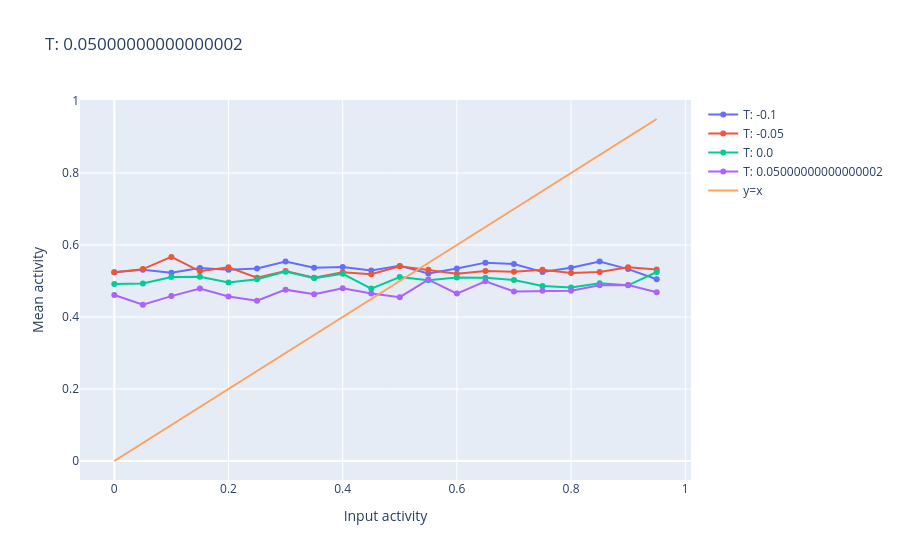

The cell this chart's notebook holds for it:
### Code cell
# plot all the tested thresholds, by different lines in the xs vs. ys plot with plotly
# x values are input activity, y values are mean activity of the second layer
fig = go.Figure()
for threshold, [xs, ys] in thresholds.items():
    fig.add_trace(go.Scatter(x=xs, y=np.array(ys), mode='lines+markers', name=f"T: {threshold}"))

fig.add_trace(go.Scatter(x=xs, y=xs, mode='lines', name="y=x"))
fig.update_xaxes(title="Input activity")
fig.update_yaxes(title="Mean activity")
fig.update_layout(title=f"T: {threshold}")
fig.show()

### Figure 1 — Plotly figure (JSON) as saved in the notebook; plotly's stock layout.template omitted (floating-point values rounded to 4 significant figures)
{"data": [{"mode": "lines+markers", "name": "T: -0.1", "type": "scatter", "x": [0, 0.05, 0.1, 0.15, 0.2, 0.25, 0.3, 0.35, 0.4, 0.45, 0.5, 0.55, 0.6, 0.65, 0.7, 0.75, 0.8, 0.85, 0.9, 0.95], "y": [0.524, 0.531, 0.523, 0.536, 0.531, 0.535, 0.554, 0.537, 0.539, 0.529, 0.542, 0.521, 0.535, 0.551, 0.547, 0.525, 0.537, 0.554, 0.533, 0.505]}, {"mode": "lines+markers", "name": "T: -0.05", "type": "scatter", "x": [0, 0.05, 0.1, 0.15, 0.2, 0.25, 0.3, 0.35, 0.4, 0.45, 0.5, 0.55, 0.6, 0.65, 0.7, 0.75, 0.8, 0.85, 0.9, 0.95], "y": [0.524, 0.533, 0.567, 0.527, 0.538, 0.509, 0.528, 0.509, 0.524, 0.519, 0.541, 0.531, 0.52, 0.528, 0.526, 0.531, 0.522, 0.525, 0.538, 0.532]}, {"mode": "lines+markers", "name": "T: 0.0", "type": "scatter", "x": [0, 0.05, 0.1, 0.15, 0.2, 0.25, 0.3, 0.35, 0.4, 0.45, 0.5, 0.55, 0.6, 0.65, 0.7, 0.75, 0.8, 0.85, 0.9, 0.95], "y": [0.492, 0.493, 0.511, 0.512, 0.496, 0.505, 0.526, 0.508, 0.52, 0.479, 0.511, 0.502, 0.51, 0.509, 0.503, 0.486, 0.482, 0.494, 0.488, 0.525]}, {"mode": "lines+markers", "name": "T: 0.05000000000000002", "type": "scatter", "x": [0, 0.05, 0.1, 0.15, 0.2, 0.25, 0.3, 0.35, 0.4, 0.45, 0.5, 0.55, 0.6, 0.65, 0.7, 0.75, 0.8, 0.85, 0.9, 0.95], "y": [0.461, 0.434, 0.458, 0.479, 0.457, 0.445, 0.476, 0.463, 0.48, 0.465, 0.455, 0.504, 0.465, 0.499, 0.471, 0.473, 0.473, 0.488, 0.489, 0.469]}, {"mode": "lines", "name": "y=x", "type": "scatter", "x": [0, 0.05, 0.1, 0.15, 0.2, 0.25, 0.3, 0.35, 0.4, 0.45, 0.5, 0.55, 0.6, 0.65, 0.7, 0.75, 0.8, 0.85, 0.9, 0.95], "y": [0, 0.05, 0.1, 0.15, 0.2, 0.25, 0.3, 0.35, 0.4, 0.45, 0.5, 0.55, 0.6, 0.65, 0.7, 0.75, 0.8, 0.85, 0.9, 0.95]}], "layout": {"title": {"text": "T: 0.05000000000000002"}, "xaxis": {"title": {"text": "Input activity"}}, "yaxis": {"title": {"text": "Mean activity"}}}}
